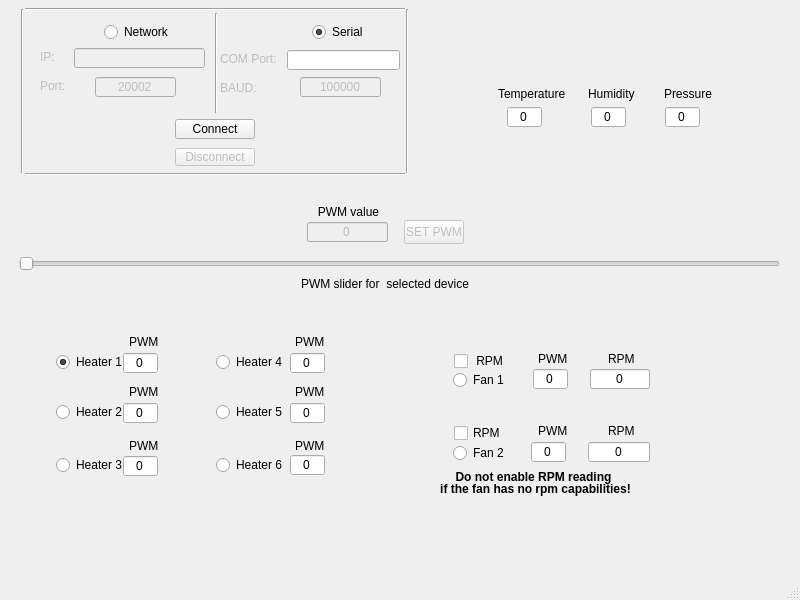
<?xml version="1.0" encoding="UTF-8"?>
<ui version="4.0">
 <class>MainWindow</class>
 <widget class="QMainWindow" name="MainWindow">
  <property name="enabled">
   <bool>true</bool>
  </property>
  <property name="geometry">
   <rect>
    <x>0</x>
    <y>0</y>
    <width>800</width>
    <height>600</height>
   </rect>
  </property>
  <property name="sizePolicy">
   <sizepolicy hsizetype="Preferred" vsizetype="Preferred">
    <horstretch>0</horstretch>
    <verstretch>0</verstretch>
   </sizepolicy>
  </property>
  <property name="windowTitle">
   <string>MainWindow</string>
  </property>
  <widget class="QWidget" name="centralwidget">
   <widget class="QSlider" name="generalSlider">
    <property name="enabled">
     <bool>false</bool>
    </property>
    <property name="geometry">
     <rect>
      <x>19</x>
      <y>254</y>
      <width>761</width>
      <height>20</height>
     </rect>
    </property>
    <property name="maximum">
     <number>255</number>
    </property>
    <property name="orientation">
     <enum>Qt::Horizontal</enum>
    </property>
   </widget>
   <widget class="QRadioButton" name="radioButtonSerial">
    <property name="geometry">
     <rect>
      <x>312</x>
      <y>23</y>
      <width>71</width>
      <height>18</height>
     </rect>
    </property>
    <property name="text">
     <string>Serial</string>
    </property>
    <property name="checked">
     <bool>true</bool>
    </property>
    <attribute name="buttonGroup">
     <string notr="true">buttonGroupComm</string>
    </attribute>
   </widget>
   <widget class="QRadioButton" name="radioButtonNetwork">
    <property name="geometry">
     <rect>
      <x>104</x>
      <y>23</y>
      <width>91</width>
      <height>18</height>
     </rect>
    </property>
    <property name="text">
     <string>Network</string>
    </property>
    <attribute name="buttonGroup">
     <string notr="true">buttonGroupComm</string>
    </attribute>
   </widget>
   <widget class="QSpinBox" name="sliderValue">
    <property name="enabled">
     <bool>false</bool>
    </property>
    <property name="geometry">
     <rect>
      <x>307</x>
      <y>221</y>
      <width>81</width>
      <height>22</height>
     </rect>
    </property>
    <property name="alignment">
     <set>Qt::AlignCenter</set>
    </property>
    <property name="buttonSymbols">
     <enum>QAbstractSpinBox::NoButtons</enum>
    </property>
    <property name="maximum">
     <number>255</number>
    </property>
    <property name="singleStep">
     <number>1</number>
    </property>
   </widget>
   <widget class="QSpinBox" name="baud">
    <property name="enabled">
     <bool>false</bool>
    </property>
    <property name="geometry">
     <rect>
      <x>300</x>
      <y>76</y>
      <width>81</width>
      <height>22</height>
     </rect>
    </property>
    <property name="alignment">
     <set>Qt::AlignCenter</set>
    </property>
    <property name="buttonSymbols">
     <enum>QAbstractSpinBox::NoButtons</enum>
    </property>
    <property name="maximum">
     <number>1000000</number>
    </property>
    <property name="value">
     <number>115200</number>
    </property>
   </widget>
   <widget class="QLabel" name="label_ComPort">
    <property name="enabled">
     <bool>false</bool>
    </property>
    <property name="geometry">
     <rect>
      <x>220</x>
      <y>49</y>
      <width>81</width>
      <height>20</height>
     </rect>
    </property>
    <property name="text">
     <string>COM Port: </string>
    </property>
   </widget>
   <widget class="QLabel" name="label_Baud">
    <property name="enabled">
     <bool>false</bool>
    </property>
    <property name="geometry">
     <rect>
      <x>220</x>
      <y>80</y>
      <width>51</width>
      <height>16</height>
     </rect>
    </property>
    <property name="text">
     <string>BAUD:</string>
    </property>
   </widget>
   <widget class="QLabel" name="label_IP">
    <property name="enabled">
     <bool>false</bool>
    </property>
    <property name="geometry">
     <rect>
      <x>40</x>
      <y>49</y>
      <width>16</width>
      <height>16</height>
     </rect>
    </property>
    <property name="text">
     <string>IP:</string>
    </property>
   </widget>
   <widget class="QLabel" name="label_Port">
    <property name="enabled">
     <bool>false</bool>
    </property>
    <property name="geometry">
     <rect>
      <x>40</x>
      <y>78</y>
      <width>41</width>
      <height>16</height>
     </rect>
    </property>
    <property name="text">
     <string>Port:</string>
    </property>
   </widget>
   <widget class="QSpinBox" name="port">
    <property name="enabled">
     <bool>false</bool>
    </property>
    <property name="geometry">
     <rect>
      <x>95</x>
      <y>76</y>
      <width>81</width>
      <height>22</height>
     </rect>
    </property>
    <property name="frame">
     <bool>true</bool>
    </property>
    <property name="alignment">
     <set>Qt::AlignCenter</set>
    </property>
    <property name="buttonSymbols">
     <enum>QAbstractSpinBox::NoButtons</enum>
    </property>
    <property name="maximum">
     <number>65535</number>
    </property>
    <property name="value">
     <number>20002</number>
    </property>
   </widget>
   <widget class="QPushButton" name="connect">
    <property name="geometry">
     <rect>
      <x>175</x>
      <y>119</y>
      <width>80</width>
      <height>20</height>
     </rect>
    </property>
    <property name="text">
     <string>Connect</string>
    </property>
   </widget>
   <widget class="QPushButton" name="disconnect">
    <property name="enabled">
     <bool>false</bool>
    </property>
    <property name="geometry">
     <rect>
      <x>175</x>
      <y>148</y>
      <width>80</width>
      <height>18</height>
     </rect>
    </property>
    <property name="text">
     <string>Disconnect</string>
    </property>
   </widget>
   <widget class="QPushButton" name="setPushButton">
    <property name="enabled">
     <bool>false</bool>
    </property>
    <property name="geometry">
     <rect>
      <x>404</x>
      <y>220</y>
      <width>60</width>
      <height>24</height>
     </rect>
    </property>
    <property name="text">
     <string>SET PWM</string>
    </property>
   </widget>
   <widget class="QLineEdit" name="hostAddress">
    <property name="enabled">
     <bool>false</bool>
    </property>
    <property name="geometry">
     <rect>
      <x>74</x>
      <y>48</y>
      <width>131</width>
      <height>20</height>
     </rect>
    </property>
    <property name="alignment">
     <set>Qt::AlignCenter</set>
    </property>
   </widget>
   <widget class="Line" name="line">
    <property name="geometry">
     <rect>
      <x>25</x>
      <y>172</y>
      <width>380</width>
      <height>4</height>
     </rect>
    </property>
    <property name="orientation">
     <enum>Qt::Horizontal</enum>
    </property>
   </widget>
   <widget class="Line" name="line_2">
    <property name="geometry">
     <rect>
      <x>20</x>
      <y>9</y>
      <width>4</width>
      <height>164</height>
     </rect>
    </property>
    <property name="orientation">
     <enum>Qt::Vertical</enum>
    </property>
   </widget>
   <widget class="Line" name="line_3">
    <property name="geometry">
     <rect>
      <x>25</x>
      <y>7</y>
      <width>380</width>
      <height>4</height>
     </rect>
    </property>
    <property name="minimumSize">
     <size>
      <width>380</width>
      <height>0</height>
     </size>
    </property>
    <property name="orientation">
     <enum>Qt::Horizontal</enum>
    </property>
   </widget>
   <widget class="Line" name="line_4">
    <property name="geometry">
     <rect>
      <x>399</x>
      <y>9</y>
      <width>16</width>
      <height>164</height>
     </rect>
    </property>
    <property name="orientation">
     <enum>Qt::Vertical</enum>
    </property>
   </widget>
   <widget class="Line" name="line_5">
    <property name="geometry">
     <rect>
      <x>208</x>
      <y>13</y>
      <width>16</width>
      <height>100</height>
     </rect>
    </property>
    <property name="orientation">
     <enum>Qt::Vertical</enum>
    </property>
   </widget>
   <widget class="QLineEdit" name="comPort">
    <property name="geometry">
     <rect>
      <x>287</x>
      <y>50</y>
      <width>113</width>
      <height>20</height>
     </rect>
    </property>
    <property name="alignment">
     <set>Qt::AlignCenter</set>
    </property>
   </widget>
   <widget class="QSpinBox" name="heater1">
    <property name="geometry">
     <rect>
      <x>123</x>
      <y>352</y>
      <width>35</width>
      <height>22</height>
     </rect>
    </property>
    <property name="alignment">
     <set>Qt::AlignCenter</set>
    </property>
    <property name="readOnly">
     <bool>true</bool>
    </property>
    <property name="buttonSymbols">
     <enum>QAbstractSpinBox::NoButtons</enum>
    </property>
    <property name="maximum">
     <number>255</number>
    </property>
   </widget>
   <widget class="QSpinBox" name="heater2">
    <property name="geometry">
     <rect>
      <x>123</x>
      <y>402</y>
      <width>35</width>
      <height>22</height>
     </rect>
    </property>
    <property name="alignment">
     <set>Qt::AlignCenter</set>
    </property>
    <property name="readOnly">
     <bool>true</bool>
    </property>
    <property name="buttonSymbols">
     <enum>QAbstractSpinBox::NoButtons</enum>
    </property>
    <property name="maximum">
     <number>255</number>
    </property>
   </widget>
   <widget class="QSpinBox" name="heater3">
    <property name="geometry">
     <rect>
      <x>123</x>
      <y>455</y>
      <width>35</width>
      <height>22</height>
     </rect>
    </property>
    <property name="alignment">
     <set>Qt::AlignCenter</set>
    </property>
    <property name="readOnly">
     <bool>true</bool>
    </property>
    <property name="buttonSymbols">
     <enum>QAbstractSpinBox::NoButtons</enum>
    </property>
    <property name="maximum">
     <number>255</number>
    </property>
   </widget>
   <widget class="QSpinBox" name="heater4">
    <property name="geometry">
     <rect>
      <x>290</x>
      <y>352</y>
      <width>35</width>
      <height>22</height>
     </rect>
    </property>
    <property name="alignment">
     <set>Qt::AlignCenter</set>
    </property>
    <property name="readOnly">
     <bool>true</bool>
    </property>
    <property name="buttonSymbols">
     <enum>QAbstractSpinBox::NoButtons</enum>
    </property>
    <property name="maximum">
     <number>255</number>
    </property>
   </widget>
   <widget class="QSpinBox" name="heater5">
    <property name="geometry">
     <rect>
      <x>290</x>
      <y>402</y>
      <width>35</width>
      <height>22</height>
     </rect>
    </property>
    <property name="alignment">
     <set>Qt::AlignCenter</set>
    </property>
    <property name="readOnly">
     <bool>true</bool>
    </property>
    <property name="buttonSymbols">
     <enum>QAbstractSpinBox::NoButtons</enum>
    </property>
    <property name="maximum">
     <number>255</number>
    </property>
   </widget>
   <widget class="QSpinBox" name="heater6">
    <property name="geometry">
     <rect>
      <x>290</x>
      <y>454</y>
      <width>35</width>
      <height>22</height>
     </rect>
    </property>
    <property name="alignment">
     <set>Qt::AlignCenter</set>
    </property>
    <property name="readOnly">
     <bool>true</bool>
    </property>
    <property name="buttonSymbols">
     <enum>QAbstractSpinBox::NoButtons</enum>
    </property>
    <property name="maximum">
     <number>255</number>
    </property>
   </widget>
   <widget class="QSpinBox" name="heater7">
    <property name="geometry">
     <rect>
      <x>533</x>
      <y>368</y>
      <width>35</width>
      <height>22</height>
     </rect>
    </property>
    <property name="wrapping">
     <bool>false</bool>
    </property>
    <property name="alignment">
     <set>Qt::AlignCenter</set>
    </property>
    <property name="readOnly">
     <bool>true</bool>
    </property>
    <property name="buttonSymbols">
     <enum>QAbstractSpinBox::NoButtons</enum>
    </property>
    <property name="maximum">
     <number>255</number>
    </property>
   </widget>
   <widget class="QSpinBox" name="heater8">
    <property name="geometry">
     <rect>
      <x>531</x>
      <y>441</y>
      <width>35</width>
      <height>22</height>
     </rect>
    </property>
    <property name="alignment">
     <set>Qt::AlignCenter</set>
    </property>
    <property name="readOnly">
     <bool>true</bool>
    </property>
    <property name="buttonSymbols">
     <enum>QAbstractSpinBox::NoButtons</enum>
    </property>
    <property name="maximum">
     <number>255</number>
    </property>
   </widget>
   <widget class="QRadioButton" name="radioButtonH1">
    <property name="geometry">
     <rect>
      <x>56</x>
      <y>353</y>
      <width>69</width>
      <height>18</height>
     </rect>
    </property>
    <property name="text">
     <string>Heater 1</string>
    </property>
    <property name="checked">
     <bool>true</bool>
    </property>
    <attribute name="buttonGroup">
     <string notr="true">buttonGroupHeaters</string>
    </attribute>
   </widget>
   <widget class="QRadioButton" name="radioButtonH2">
    <property name="geometry">
     <rect>
      <x>56</x>
      <y>403</y>
      <width>69</width>
      <height>18</height>
     </rect>
    </property>
    <property name="text">
     <string>Heater 2</string>
    </property>
    <attribute name="buttonGroup">
     <string notr="true">buttonGroupHeaters</string>
    </attribute>
   </widget>
   <widget class="QRadioButton" name="radioButtonH3">
    <property name="geometry">
     <rect>
      <x>56</x>
      <y>456</y>
      <width>69</width>
      <height>18</height>
     </rect>
    </property>
    <property name="text">
     <string>Heater 3</string>
    </property>
    <attribute name="buttonGroup">
     <string notr="true">buttonGroupHeaters</string>
    </attribute>
   </widget>
   <widget class="QRadioButton" name="radioButtonH4">
    <property name="geometry">
     <rect>
      <x>216</x>
      <y>353</y>
      <width>69</width>
      <height>18</height>
     </rect>
    </property>
    <property name="text">
     <string>Heater 4</string>
    </property>
    <attribute name="buttonGroup">
     <string notr="true">buttonGroupHeaters</string>
    </attribute>
   </widget>
   <widget class="QRadioButton" name="radioButtonH5">
    <property name="geometry">
     <rect>
      <x>216</x>
      <y>403</y>
      <width>69</width>
      <height>18</height>
     </rect>
    </property>
    <property name="text">
     <string>Heater 5</string>
    </property>
    <attribute name="buttonGroup">
     <string notr="true">buttonGroupHeaters</string>
    </attribute>
   </widget>
   <widget class="QRadioButton" name="radioButtonH6">
    <property name="geometry">
     <rect>
      <x>216</x>
      <y>456</y>
      <width>69</width>
      <height>18</height>
     </rect>
    </property>
    <property name="text">
     <string>Heater 6</string>
    </property>
    <attribute name="buttonGroup">
     <string notr="true">buttonGroupHeaters</string>
    </attribute>
   </widget>
   <widget class="QRadioButton" name="radioButtonH7">
    <property name="geometry">
     <rect>
      <x>453</x>
      <y>371</y>
      <width>69</width>
      <height>18</height>
     </rect>
    </property>
    <property name="text">
     <string>Fan 1</string>
    </property>
    <attribute name="buttonGroup">
     <string notr="true">buttonGroupHeaters</string>
    </attribute>
   </widget>
   <widget class="QRadioButton" name="radioButtonH8">
    <property name="geometry">
     <rect>
      <x>453</x>
      <y>444</y>
      <width>69</width>
      <height>18</height>
     </rect>
    </property>
    <property name="text">
     <string>Fan 2</string>
    </property>
    <attribute name="buttonGroup">
     <string notr="true">buttonGroupHeaters</string>
    </attribute>
   </widget>
   <widget class="QSpinBox" name="temperatureBox">
    <property name="geometry">
     <rect>
      <x>507</x>
      <y>106</y>
      <width>35</width>
      <height>22</height>
     </rect>
    </property>
    <property name="alignment">
     <set>Qt::AlignCenter</set>
    </property>
    <property name="readOnly">
     <bool>true</bool>
    </property>
    <property name="buttonSymbols">
     <enum>QAbstractSpinBox::NoButtons</enum>
    </property>
    <property name="maximum">
     <number>100</number>
    </property>
   </widget>
   <widget class="QSpinBox" name="humidityBox">
    <property name="geometry">
     <rect>
      <x>591</x>
      <y>106</y>
      <width>35</width>
      <height>22</height>
     </rect>
    </property>
    <property name="alignment">
     <set>Qt::AlignCenter</set>
    </property>
    <property name="readOnly">
     <bool>true</bool>
    </property>
    <property name="buttonSymbols">
     <enum>QAbstractSpinBox::NoButtons</enum>
    </property>
    <property name="maximum">
     <number>100</number>
    </property>
   </widget>
   <widget class="QSpinBox" name="airPressureBox">
    <property name="geometry">
     <rect>
      <x>665</x>
      <y>106</y>
      <width>35</width>
      <height>22</height>
     </rect>
    </property>
    <property name="alignment">
     <set>Qt::AlignCenter</set>
    </property>
    <property name="readOnly">
     <bool>true</bool>
    </property>
    <property name="buttonSymbols">
     <enum>QAbstractSpinBox::NoButtons</enum>
    </property>
    <property name="maximum">
     <number>2000</number>
    </property>
   </widget>
   <widget class="QSpinBox" name="rpm1Box">
    <property name="geometry">
     <rect>
      <x>590</x>
      <y>368</y>
      <width>60</width>
      <height>22</height>
     </rect>
    </property>
    <property name="alignment">
     <set>Qt::AlignCenter</set>
    </property>
    <property name="readOnly">
     <bool>true</bool>
    </property>
    <property name="buttonSymbols">
     <enum>QAbstractSpinBox::NoButtons</enum>
    </property>
    <property name="maximum">
     <number>3000</number>
    </property>
   </widget>
   <widget class="QSpinBox" name="rpm2Box">
    <property name="geometry">
     <rect>
      <x>588</x>
      <y>441</y>
      <width>62</width>
      <height>22</height>
     </rect>
    </property>
    <property name="alignment">
     <set>Qt::AlignCenter</set>
    </property>
    <property name="readOnly">
     <bool>true</bool>
    </property>
    <property name="buttonSymbols">
     <enum>QAbstractSpinBox::NoButtons</enum>
    </property>
    <property name="maximum">
     <number>3000</number>
    </property>
   </widget>
   <widget class="QCheckBox" name="Fan2RPMEnabled">
    <property name="geometry">
     <rect>
      <x>454</x>
      <y>424</y>
      <width>73</width>
      <height>18</height>
     </rect>
    </property>
    <property name="text">
     <string>RPM</string>
    </property>
   </widget>
   <widget class="QCheckBox" name="Fan1RPMEnabled">
    <property name="geometry">
     <rect>
      <x>454</x>
      <y>352</y>
      <width>72</width>
      <height>18</height>
     </rect>
    </property>
    <property name="text">
     <string> RPM</string>
    </property>
   </widget>
   <widget class="QLabel" name="label">
    <property name="geometry">
     <rect>
      <x>538</x>
      <y>353</y>
      <width>37</width>
      <height>12</height>
     </rect>
    </property>
    <property name="text">
     <string>PWM</string>
    </property>
   </widget>
   <widget class="QLabel" name="label_2">
    <property name="geometry">
     <rect>
      <x>608</x>
      <y>353</y>
      <width>37</width>
      <height>12</height>
     </rect>
    </property>
    <property name="text">
     <string>RPM</string>
    </property>
   </widget>
   <widget class="QLabel" name="label_3">
    <property name="geometry">
     <rect>
      <x>538</x>
      <y>425</y>
      <width>37</width>
      <height>12</height>
     </rect>
    </property>
    <property name="text">
     <string>PWM</string>
    </property>
   </widget>
   <widget class="QLabel" name="label_4">
    <property name="geometry">
     <rect>
      <x>608</x>
      <y>425</y>
      <width>37</width>
      <height>12</height>
     </rect>
    </property>
    <property name="text">
     <string>RPM</string>
    </property>
   </widget>
   <widget class="QLabel" name="label_5">
    <property name="geometry">
     <rect>
      <x>129</x>
      <y>336</y>
      <width>37</width>
      <height>12</height>
     </rect>
    </property>
    <property name="text">
     <string>PWM</string>
    </property>
   </widget>
   <widget class="QLabel" name="label_6">
    <property name="geometry">
     <rect>
      <x>129</x>
      <y>386</y>
      <width>37</width>
      <height>12</height>
     </rect>
    </property>
    <property name="text">
     <string>PWM</string>
    </property>
   </widget>
   <widget class="QLabel" name="label_7">
    <property name="geometry">
     <rect>
      <x>129</x>
      <y>440</y>
      <width>37</width>
      <height>12</height>
     </rect>
    </property>
    <property name="text">
     <string>PWM</string>
    </property>
   </widget>
   <widget class="QLabel" name="label_8">
    <property name="geometry">
     <rect>
      <x>295</x>
      <y>440</y>
      <width>37</width>
      <height>12</height>
     </rect>
    </property>
    <property name="text">
     <string>PWM</string>
    </property>
   </widget>
   <widget class="QLabel" name="label_9">
    <property name="geometry">
     <rect>
      <x>295</x>
      <y>386</y>
      <width>37</width>
      <height>12</height>
     </rect>
    </property>
    <property name="text">
     <string>PWM</string>
    </property>
   </widget>
   <widget class="QLabel" name="label_10">
    <property name="geometry">
     <rect>
      <x>295</x>
      <y>336</y>
      <width>37</width>
      <height>12</height>
     </rect>
    </property>
    <property name="text">
     <string>PWM</string>
    </property>
   </widget>
   <widget class="QLabel" name="label_11">
    <property name="geometry">
     <rect>
      <x>498</x>
      <y>86</y>
      <width>67</width>
      <height>16</height>
     </rect>
    </property>
    <property name="text">
     <string>Temperature</string>
    </property>
   </widget>
   <widget class="QLabel" name="label_12">
    <property name="geometry">
     <rect>
      <x>588</x>
      <y>86</y>
      <width>53</width>
      <height>16</height>
     </rect>
    </property>
    <property name="text">
     <string>Humidity</string>
    </property>
   </widget>
   <widget class="QLabel" name="label_13">
    <property name="geometry">
     <rect>
      <x>664</x>
      <y>86</y>
      <width>55</width>
      <height>16</height>
     </rect>
    </property>
    <property name="text">
     <string>Pressure</string>
    </property>
   </widget>
   <widget class="QLabel" name="label_14">
    <property name="geometry">
     <rect>
      <x>225</x>
      <y>276</y>
      <width>320</width>
      <height>16</height>
     </rect>
    </property>
    <property name="text">
     <string>PWM slider for  selected device</string>
    </property>
    <property name="alignment">
     <set>Qt::AlignCenter</set>
    </property>
   </widget>
   <widget class="QLabel" name="label_15">
    <property name="geometry">
     <rect>
      <x>318</x>
      <y>204</y>
      <width>61</width>
      <height>16</height>
     </rect>
    </property>
    <property name="text">
     <string>PWM value</string>
    </property>
    <property name="alignment">
     <set>Qt::AlignCenter</set>
    </property>
   </widget>
   <widget class="QLabel" name="label_16">
    <property name="geometry">
     <rect>
      <x>415</x>
      <y>469</y>
      <width>237</width>
      <height>16</height>
     </rect>
    </property>
    <property name="font">
     <font>
      <bold>true</bold>
     </font>
    </property>
    <property name="text">
     <string>Do not enable RPM reading</string>
    </property>
    <property name="alignment">
     <set>Qt::AlignCenter</set>
    </property>
   </widget>
   <widget class="QLabel" name="label_17">
    <property name="geometry">
     <rect>
      <x>423</x>
      <y>481</y>
      <width>225</width>
      <height>16</height>
     </rect>
    </property>
    <property name="font">
     <font>
      <bold>true</bold>
     </font>
    </property>
    <property name="text">
     <string>if the fan has no rpm capabilities!</string>
    </property>
    <property name="alignment">
     <set>Qt::AlignCenter</set>
    </property>
   </widget>
  </widget>
  <widget class="QMenuBar" name="menubar">
   <property name="geometry">
    <rect>
     <x>0</x>
     <y>0</y>
     <width>800</width>
     <height>17</height>
    </rect>
   </property>
  </widget>
  <widget class="QStatusBar" name="statusbar"/>
 </widget>
 <resources/>
 <connections>
  <connection>
   <sender>generalSlider</sender>
   <signal>valueChanged(int)</signal>
   <receiver>sliderValue</receiver>
   <slot>setValue(int)</slot>
   <hints>
    <hint type="sourcelabel">
     <x>25</x>
     <y>469</y>
    </hint>
    <hint type="destinationlabel">
     <x>390</x>
     <y>518</y>
    </hint>
   </hints>
  </connection>
  <connection>
   <sender>sliderValue</sender>
   <signal>valueChanged(int)</signal>
   <receiver>generalSlider</receiver>
   <slot>setValue(int)</slot>
   <hints>
    <hint type="sourcelabel">
     <x>411</x>
     <y>518</y>
    </hint>
    <hint type="destinationlabel">
     <x>411</x>
     <y>468</y>
    </hint>
   </hints>
  </connection>
 </connections>
 <buttongroups>
  <buttongroup name="buttonGroupHeaters"/>
  <buttongroup name="buttonGroupComm"/>
 </buttongroups>
</ui>
